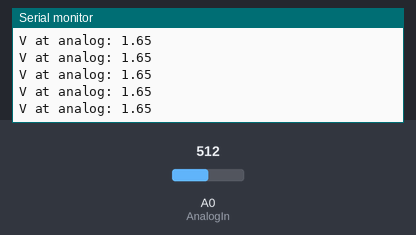
Recording of a sketch running on a simulated Arduino Uno, built with avr-gcc and run on an emulated ATmega328P. Shown: the last lines printed to the serial monitor. The test bench sets the inputs (shaded band); at power-on: A0 (AnalogIn) = 512.

Above: at 1.2 s.
1.3 s: A0 (AnalogIn) set to 716
At 1.8 s:
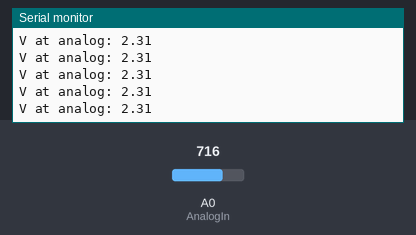
4.3 s: A0 (AnalogIn) set to 900
At 5.3 s:
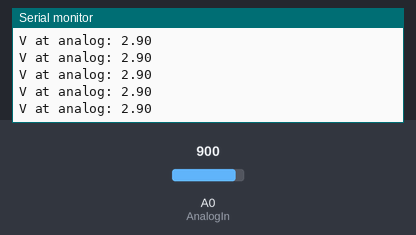
Timing chart, 0 to 7.3 s (numbered marks = the images above; inputs shaded):
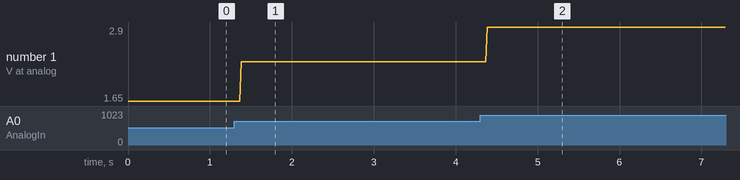

The sketch:

Example5_Analoginput_Potentiometer.ino
```cpp
const int AnalogIn  = A0;

int readingIn = 0;

void setup() {
  Serial.begin(9600);
}

void loop() {
  readingIn = analogRead(AnalogIn);
  Serial.print("V at analog: ");
  float vAtAnalog = readingIn / 1024.0 * 3.3;
  Serial.println(vAtAnalog);
}
```

Measured:
- after the input at 1.3 s, the serial monitor: prints a new line after 0.08 s (image 1)
- after the input at 4.3 s, the serial monitor: prints a new line after 0.09 s (image 2)
- plotted number 1: 1.65 → 2.31 after the input at 1.3 s
